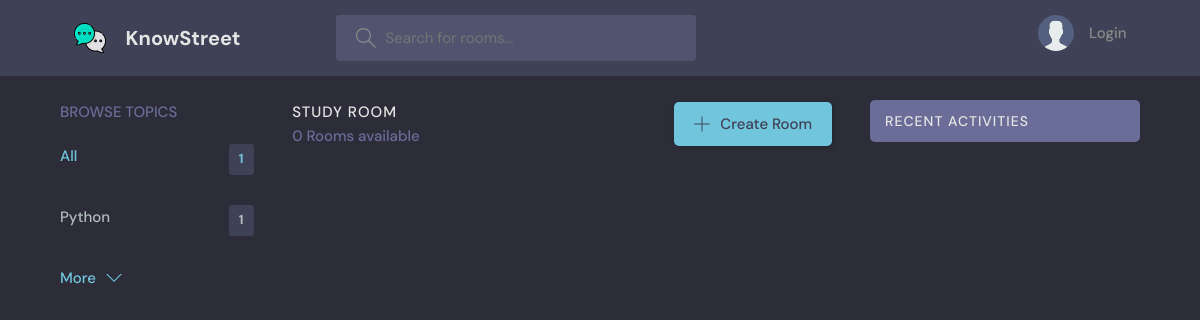
The page /?q=HTML on the database as committed earlier.
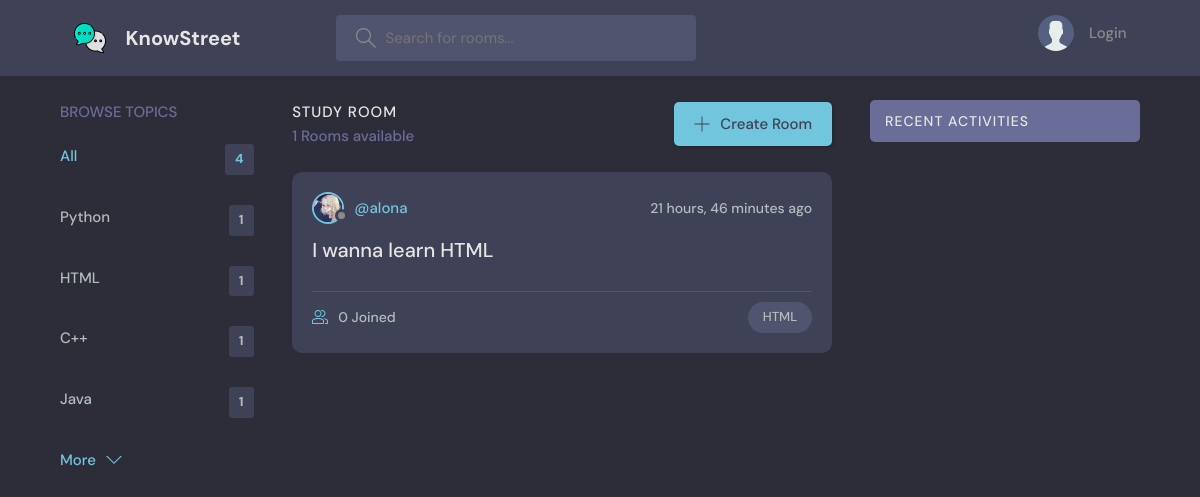
The same page on the database as committed later.
### base/models.py (models this page shows, shortened)
class Topic(models.Model):
    name = models.CharField(max_length=200)

class Room(models.Model):
    host = models.ForeignKey(User, on_delete=models.SET_NULL, null=True)
    topic = models.ForeignKey(Topic, on_delete=models.SET_NULL, null=True)
    name = models.CharField(max_length=200)
    description = models.TextField(null=True, blank=True)
    participants = models.ManyToManyField(User, related_name='partecipants', blank=True)
    updated = models.DateTimeField(auto_now=True)
    created = models.DateTimeField(auto_now_add=True)
    class Meta:
        ordering = ['-updated', '-created']

class User(AbstractUser):
    name = models.CharField(max_length=200, null=True)
    email = models.EmailField(unique=True, null=True)
    bio = models.TextField(null=True)
    avatar = models.ImageField(null=True, default="avatar.svg")
    USERNAME_FIELD = 'email'
    REQUIRED_FIELDS = []

### base/views.py (the view)
# urls.py: path('', views.home, name='home'),
def home(request):
    q = request.GET.get('q') if request.GET.get('q') != None else ''
    rooms = Room.objects.filter(
        Q(topic__name__icontains=q) |
        Q(name__icontains=q) |
        Q(description__icontains=q)
    )
    topics = Topic.objects.all()[0:5]
    room_count = rooms.count()
    room_messages = Message.objects.all().filter(Q(room__topic__name__icontains=q))
    context = {'rooms': rooms, 'topics': topics, 'room_count': room_count,
                'room_messages':room_messages
    }
    return render(request, 'base/home.html', context)

### base/templates/base/home.html (shortened to what this page needs)
{% extends 'main.html'%}
{% block content %}
    <main class="layout layout--3">
      <div class="container">
        {% include 'base/topics_component.html'%}
        <div class="roomList">
          <div class="roomList__header">
            <div>
              <h2>Study Room</h2>
              <p>{{room_count}} Rooms available</p>
            </div>
            <a class="btn btn--main" href="{% url 'create-room' %}">
              <svg version="1.1" xmlns="http://www.w3.org/2000/svg" width="32" height="32" viewBox="0 0 32 32">
                <title>add</title>
                <path
                  d="M16.943 0.943h-1.885v14.115h-14.115v1.885h14.115v14.115h1.885v-14.115h14.115v-1.885h-14.115v-14.115z"
                ></path>
              </svg>
              Create Room
            </a>
          </div>
          {% include 'base/feed_component.html' %}
        </div>
        {% include 'base/activity_component.html' %}
      </div>
    </main>
{% endblock %}

### base/templates/base/topics_component.html
<div class="topics">
    <div class="topics__header">
      <h2>Browse Topics</h2>
    </div>
    <ul class="topics__list">
      <li>
        <a href="{% url 'home' %}" class="active">All <span>{{topics.count}}</span></a>
      </li>
      {% for topic in topics %}
      <li>
        <a href="{% url 'home' %}?q={{topic.name}}">{{topic.name}} <span>{{topic.room_set.all.count}}</span></a>
      </li>
      {% endfor %}
    </ul>
    <a class="btn btn--link" href="{% url 'topics' %}">
      More
      <svg version="1.1" xmlns="http://www.w3.org/2000/svg" width="32" height="32" viewBox="0 0 32 32">
        <title>chevron-down</title>
        <path d="M16 21l-13-13h-3l16 16 16-16h-3l-13 13z"></path>
      </svg>
    </a>
  </div>

### base/templates/base/feed_component.html (shortened to what this page needs)
{% for room in rooms %}
<div class="roomListRoom">
    <div class="roomListRoom__header">
      <a href="{% url 'user-profile' room.host.id %}" class="roomListRoom__author">
        <div class="avatar avatar--small">
          <img src="{{room.host.avatar.url}}" />
        </div>
        <span>@{{ room.host.username }}</span>
      </a>
      <div class="roomListRoom__actions">
        <span>{{room.created|timesince}} ago</span>
      </div>
    </div>
    <div class="roomListRoom__content">
      <a href="{% url 'room' room.id %}">{{room.name}}</a>
    </div>
    <div class="roomListRoom__meta">
      <a href="{% url 'room' room.id %}" class="roomListRoom__joined">
        {{room.participants.all.count}} Joined
      </a>
      <p class="roomListRoom__topic">{{room.topic.name}}</p>
    </div>
  </div>
{% endfor %}

Rows that differ between the two databases and show on the page:
added Topic: name "HTML", room_set.all.count "1"
added Topic: name "C++", room_set.all.count "1"
added Topic: name "Java", room_set.all.count "1"
added Room: host.avatar (picture), host.username "alona", created "21 hours, 46 minutes", name "I wanna learn HTML", participants.all.count "0", topic.name "HTML"
Other text that changed with them:
{{ topics.count }}: "1" → "4"
{{ room_count }}: "0" → "1"
